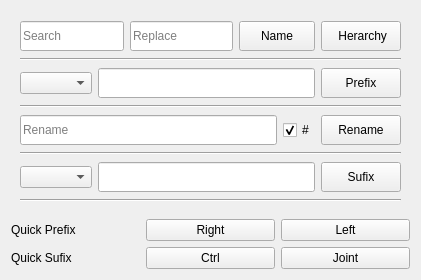
<?xml version="1.0" encoding="UTF-8"?>
<ui version="4.0">
 <class>Form</class>
 <widget class="QWidget" name="Form">
  <property name="geometry">
   <rect>
    <x>0</x>
    <y>0</y>
    <width>421</width>
    <height>280</height>
   </rect>
  </property>
  <property name="windowTitle">
   <string>Form</string>
  </property>
  <layout class="QGridLayout" name="gridLayout">
   <item row="0" column="0">
    <widget class="QFrame" name="frame">
     <property name="minimumSize">
      <size>
       <width>0</width>
       <height>0</height>
      </size>
     </property>
     <layout class="QGridLayout" name="gridLayout_8">
      <item row="0" column="0">
       <layout class="QHBoxLayout" name="horizontalLayout_28">
        <item>
         <widget class="QLineEdit" name="SearchLineEdit">
          <property name="minimumSize">
           <size>
            <width>0</width>
            <height>30</height>
           </size>
          </property>
          <property name="text">
           <string/>
          </property>
          <property name="placeholderText">
           <string>Search</string>
          </property>
         </widget>
        </item>
        <item>
         <widget class="QLineEdit" name="ReplaceLineEdit">
          <property name="minimumSize">
           <size>
            <width>0</width>
            <height>30</height>
           </size>
          </property>
          <property name="text">
           <string/>
          </property>
          <property name="placeholderText">
           <string>Replace</string>
          </property>
         </widget>
        </item>
        <item>
         <widget class="QPushButton" name="ChangeNameBtn">
          <property name="minimumSize">
           <size>
            <width>70</width>
            <height>30</height>
           </size>
          </property>
          <property name="text">
           <string>Name</string>
          </property>
          <property name="icon">
           <iconset>
            <normaloff>:/icon/SearchReplace.png</normaloff>:/icon/SearchReplace.png</iconset>
          </property>
         </widget>
        </item>
        <item>
         <widget class="QPushButton" name="ChangeNameBtn2">
          <property name="minimumSize">
           <size>
            <width>80</width>
            <height>30</height>
           </size>
          </property>
          <property name="text">
           <string> Herarchy</string>
          </property>
          <property name="icon">
           <iconset>
            <normaloff>:/icon/SearchReplace.png</normaloff>:/icon/SearchReplace.png</iconset>
          </property>
         </widget>
        </item>
       </layout>
      </item>
      <item row="1" column="0">
       <widget class="Line" name="line_4">
        <property name="minimumSize">
         <size>
          <width>0</width>
          <height>0</height>
         </size>
        </property>
        <property name="orientation">
         <enum>Qt::Horizontal</enum>
        </property>
       </widget>
      </item>
      <item row="3" column="0">
       <widget class="Line" name="line_5">
        <property name="minimumSize">
         <size>
          <width>0</width>
          <height>0</height>
         </size>
        </property>
        <property name="orientation">
         <enum>Qt::Horizontal</enum>
        </property>
       </widget>
      </item>
      <item row="7" column="0">
       <widget class="Line" name="line_7">
        <property name="minimumSize">
         <size>
          <width>0</width>
          <height>0</height>
         </size>
        </property>
        <property name="orientation">
         <enum>Qt::Horizontal</enum>
        </property>
       </widget>
      </item>
      <item row="2" column="0">
       <layout class="QHBoxLayout" name="horizontalLayout_10">
        <item>
         <widget class="QComboBox" name="prefix_combo"/>
        </item>
        <item>
         <widget class="QLineEdit" name="prefix_line">
          <property name="minimumSize">
           <size>
            <width>0</width>
            <height>30</height>
           </size>
          </property>
         </widget>
        </item>
        <item>
         <widget class="QPushButton" name="prefixBtn">
          <property name="minimumSize">
           <size>
            <width>0</width>
            <height>30</height>
           </size>
          </property>
          <property name="text">
           <string>Prefix</string>
          </property>
         </widget>
        </item>
       </layout>
      </item>
      <item row="5" column="0">
       <widget class="Line" name="line_6">
        <property name="minimumSize">
         <size>
          <width>0</width>
          <height>0</height>
         </size>
        </property>
        <property name="orientation">
         <enum>Qt::Horizontal</enum>
        </property>
       </widget>
      </item>
      <item row="4" column="0">
       <layout class="QHBoxLayout" name="horizontalLayout_27">
        <item>
         <widget class="QLineEdit" name="NewNameLineEdit">
          <property name="minimumSize">
           <size>
            <width>0</width>
            <height>30</height>
           </size>
          </property>
          <property name="maximumSize">
           <size>
            <width>16777215</width>
            <height>16777215</height>
           </size>
          </property>
          <property name="text">
           <string/>
          </property>
          <property name="placeholderText">
           <string>Rename</string>
          </property>
         </widget>
        </item>
        <item>
         <widget class="QCheckBox" name="RenameNumCheckBox">
          <property name="maximumSize">
           <size>
            <width>35</width>
            <height>16777215</height>
           </size>
          </property>
          <property name="text">
           <string>#</string>
          </property>
          <property name="checked">
           <bool>true</bool>
          </property>
         </widget>
        </item>
        <item>
         <widget class="QPushButton" name="RenameBtn">
          <property name="minimumSize">
           <size>
            <width>0</width>
            <height>30</height>
           </size>
          </property>
          <property name="maximumSize">
           <size>
            <width>150</width>
            <height>16777215</height>
           </size>
          </property>
          <property name="text">
           <string>Rename</string>
          </property>
          <property name="icon">
           <iconset>
            <normaloff>:/icon/Rename.png</normaloff>:/icon/Rename.png</iconset>
          </property>
          <property name="iconSize">
           <size>
            <width>20</width>
            <height>20</height>
           </size>
          </property>
         </widget>
        </item>
       </layout>
      </item>
      <item row="6" column="0">
       <layout class="QHBoxLayout" name="horizontalLayout_11">
        <item>
         <widget class="QComboBox" name="sufix_combo"/>
        </item>
        <item>
         <widget class="QLineEdit" name="sufix_line">
          <property name="minimumSize">
           <size>
            <width>0</width>
            <height>30</height>
           </size>
          </property>
         </widget>
        </item>
        <item>
         <widget class="QPushButton" name="sufixBtn">
          <property name="minimumSize">
           <size>
            <width>0</width>
            <height>30</height>
           </size>
          </property>
          <property name="text">
           <string>Sufix</string>
          </property>
         </widget>
        </item>
       </layout>
      </item>
     </layout>
    </widget>
   </item>
   <item row="1" column="0">
    <layout class="QHBoxLayout" name="horizontalLayout">
     <item>
      <widget class="QLabel" name="label">
       <property name="text">
        <string>Quick Prefix</string>
       </property>
      </widget>
     </item>
     <item>
      <widget class="QPushButton" name="right">
       <property name="text">
        <string>Right</string>
       </property>
      </widget>
     </item>
     <item>
      <widget class="QPushButton" name="left">
       <property name="text">
        <string>Left</string>
       </property>
      </widget>
     </item>
    </layout>
   </item>
   <item row="2" column="0">
    <layout class="QHBoxLayout" name="horizontalLayout_2">
     <item>
      <widget class="QLabel" name="label_2">
       <property name="text">
        <string>Quick Sufix</string>
       </property>
      </widget>
     </item>
     <item>
      <widget class="QPushButton" name="ctrl">
       <property name="text">
        <string>Ctrl</string>
       </property>
      </widget>
     </item>
     <item>
      <widget class="QPushButton" name="joint">
       <property name="text">
        <string>Joint</string>
       </property>
      </widget>
     </item>
    </layout>
   </item>
  </layout>
 </widget>
 <resources/>
 <connections/>
</ui>
